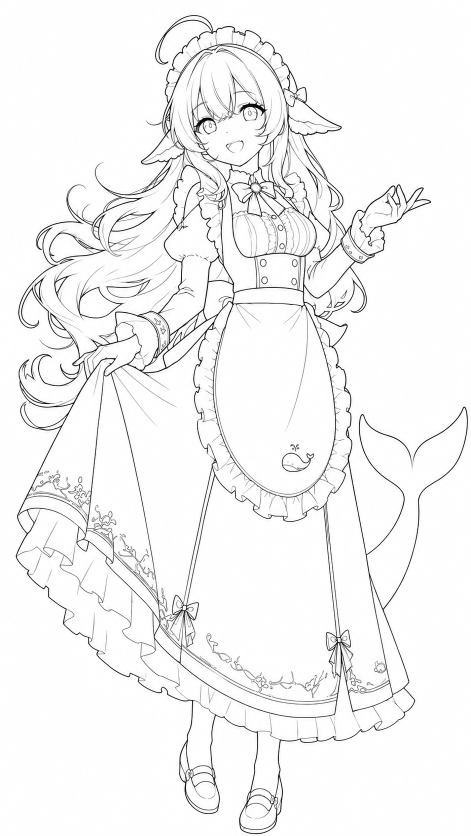
#> input picture assets/source/character-lineart.png, 941 x 1672 px, found by its file name (shown at 1/2 size)
$ python trace_ink.py
#> lines starting #> are read from the running program, lines starting #| are printed output that depends on the picture
# -*- coding: utf-8 -*-
"""把线稿矢量化成 SVG —— 自己做 **标量场** marching squares + Douglas-Peucker。

为什么要自己写：本机没有 skimage / scipy / opencv / potrace / vtracer
（实测全部 import 失败），所以轮廓提取与简化都手写，只依赖 numpy。

**为什么必须在灰度场上取 0.5 等值线，而不是先二值化再描边**：
线稿是抗锯齿的，笔画只有 2~4 px 宽。先 `g < 128` 二值化再沿像素格走轮廓，
轮廓只能落在「黑格与白格的中点」上，等于每条笔画左右各缩掉半个像素 ——
实测整幅墨量 3.29% → 2.56%，IoU 只有 **0.49**，线条肉眼可见地变细。
改成在**灰度覆盖率场**上做线性插值的 0.5 等值线，轮廓就能落在亚像素位置，
与抗锯齿边缘一致。

边的键（保证相邻两格算出的交点完全同一个）：
  - 横边（上下）：`H(y,x) = (y*W+x)*2`      连接像素 (x,y) 与 (x+1,y)，沿 x 参数化
  - 竖边（左右）：`V(y,x) = (y*W+x)*2+1`    连接像素 (x,y) 与 (x,y+1)，沿 y 参数化
格子 (x,y) 的四条边即 T=H(y,x)、B=H(y+1,x)、L=V(y,x)、R=V(y,x+1)。

用法：
    python trace_ink.py                 # eps=0.5
    python trace_ink.py 0.35 out.svg
"""
import math
import os
import sys

import numpy as np
from PIL import Image, ImageFilter

ROOT = r"E:\Agent项目\鲸元券"
PLATE_MODE = "--plate" in sys.argv
# ── 超采样倍数（仅墨版模式）──────────────────────────────────────────
# **矢量化栅格图不会自动变平滑**：轮廓是沿像素格边界走出来的折线，
# 放大 N 倍看就是 N 级台阶。所以墨版先 Lanczos 上采样再做等值线，
# 等值线落点是插值场的亚像素交点，折线逼近的是平滑曲线而不是像素阶梯；
# 最后把坐标除以 SUP 回到原视口。这是"矢量在放大后反而比位图难看"的解药。
SUP = 4
SMOOTH = 0.35      # 仅墨版模式：轻度各向同性预平滑（原图尺度）
ALONG = 3.0        # 仅墨版模式：沿排线方向的平均半径（原图尺度）
ANG = 0.62         # 排线方向（与 lineart_plate.py 的 ANG0 一致）
if PLATE_MODE:
    # 直接矢量化**票面用的墨版**（`lineart_plate.py` 的产物）：
    # 墨在 alpha 通道里，RGB 是单色墨色。这样矢量化出来的就是票面上那幅画本身。
    SRC = os.path.join(ROOT, "assets", "portrait", "portrait-lineart.png")
    OUT = os.path.join(ROOT, "assets", "portrait", "portrait-lineart.svg")
else:
    SRC = os.path.join(ROOT, "assets", "source", "character-lineart.png")
    OUT = os.path.join(ROOT, "assets", "portrait", "character-lineart.svg")
    SUP = 1

EPS = float(sys.argv[1]) if len(sys.argv) > 1 else 0.5
if len(sys.argv) > 2:
    OUT = sys.argv[2]
# ── 为什么要「多层等值线叠加」，而不是一条 0.5 等值线 ──────────────────
# 线稿是抗锯齿的，笔画**边缘是软的**（一条线的剖面大致是 0 → 1 → 0 的坡）。
# 单一等值线只能把这条坡切在一个位置，结果必然是「一整条硬边、内部纯色」——
# 线要么偏细、要么把细笔画整根丢掉（细笔画峰值覆盖率可能还不到 0.5）。
# 改成在若干档各出一条轮廓、逐层叠加、每层半透明：最深处叠加到接近全墨，
# 边缘只有最外一层 —— 软边就被还原出来了。
LEVELS = (0.18, 0.34, 0.52, 0.72)
# 每层的填充不透明度 —— **外层要低、内层要高**，这样从线边到线心才是
# 「浅 → 中 → 深 → 近全墨」的四级坡。四层都用同一个值会让整条线发灰。
LAYER_OPACITY = (0.40, 0.42, 0.52, 0.80)   # 累积 0.40 / 0.65 / 0.83 / 0.97

INK = "#1B2657"
MIN_AREA = 0.20         # 小于这个面积（px²）的碎点才丢；调大＝丢细节，别乱调

# 每个格子状态下轮廓穿过的两条边。位：TL=8 TR=4 BR=2 BL=1（1 = 墨）。
# 值里的字母是格子四条边：T 上、R 右、B 下、L 左。
SEGS = {
    1: ["LB"], 2: ["BR"], 3: ["LR"], 4: ["TR"],
    5: ["LT", "BR"], 6: ["TB"], 7: ["LT"],
    8: ["TL"], 9: ["TB"], 10: ["TR", "LB"], 11: ["TR"],
    12: ["LR"], 13: ["BR"], 14: ["LB"],
}


def edge_params(f, level):
    """算出每条边上的等值线交点参数 t（0~1），无交点处为 NaN。"""
    h, w = f.shape
    th = np.full((h, w - 1), np.nan, np.float32)      # 横边 H(y,x)：左边到右边
    tv = np.full((h - 1, w), np.nan, np.float32)      # 竖边 V(y,x)：上边到下边
    a = f[:, :-1]
    b = f[:, 1:]
    sel = (a - level) * (b - level) < 0
    th[sel] = ((level - a[sel]) / (b[sel] - a[sel]))
    a = f[:-1, :]
    b = f[1:, :]
    sel = (a - level) * (b - level) < 0
    tv[sel] = ((level - a[sel]) / (b[sel] - a[sel]))
    return th, tv


def build_segments(f, level):
    """返回线段端点键（两个 int64 数组）。"""
    h, w = f.shape
    inside = (f > level).astype(np.uint8)
    tl, tr = inside[:-1, :-1], inside[:-1, 1:]
    bl, br = inside[1:, :-1], inside[1:, 1:]
    state = (tl << 3) | (tr << 2) | (br << 1) | bl

    # 用「横边编号」与「竖边编号」两套键，两者加偏移区分
    NC = h * w
    K = {}

    def hkey(y, x):
        return y * (w - 1) + x

    def vkey(y, x):
        return NC + y * w + x

    ys, xs = np.nonzero(state)
    st = state[ys, xs]
    K["T"] = hkey(ys, xs)
    K["B"] = hkey(ys + 1, xs)
    K["L"] = vkey(ys, xs)
    K["R"] = vkey(ys, xs + 1)

    a_parts, b_parts = [], []
    for code, pairs in SEGS.items():
        sel = st == code
        if not sel.any():
            continue
        for pair in pairs:
            a_parts.append(K[pair[0]][sel])
            b_parts.append(K[pair[1]][sel])
    return np.concatenate(a_parts), np.concatenate(b_parts)


def link_loops(a_arr, b_arr):
    """把散线段接成闭合环。每个顶点度数恰好为 2。"""
    adj = {}
    for a, b in zip(a_arr.tolist(), b_arr.tolist()):
        adj.setdefault(a, []).append(b)
        adj.setdefault(b, []).append(a)

    loops = []
    while adj:
        start = next(iter(adj))
        loop = [start]
        cur = start
        while True:
            nbrs = adj.get(cur)
            if not nbrs:
                break
            nxt = nbrs.pop()
            if not nbrs:
                del adj[cur]
            other = adj.get(nxt)
            if other is not None:
                try:
                    other.remove(cur)
                except ValueError:
                    pass
                if not other:
                    del adj[nxt]
            loop.append(nxt)
            if nxt == start:
                break
            cur = nxt
        if len(loop) > 3:
            loops.append(loop)
    return loops


def keys_to_xy(keys, th, tv, h, w):
    """键 → 亚像素坐标（已减掉补边）。"""
    NC = h * w
    keys = np.asarray(keys, dtype=np.int64)
    horiz = keys < NC
    out = np.zeros((len(keys), 2), np.float64)
    # 横边
    k = keys[horiz]
    y, x = np.divmod(k, w - 1)
    out[horiz, 0] = x + np.nan_to_num(th[y, x], nan=0.5)
    out[horiz, 1] = y
    # 竖边
    k = keys[~horiz] - NC
    y, x = np.divmod(k, w)
    out[~horiz, 0] = x
    out[~horiz, 1] = y + np.nan_to_num(tv[y, x], nan=0.5)
    out -= 1.0          # 减掉补边
    return out


def _dp(p, eps):
    n = len(p)
    if n < 3:
        return p
    keep = np.zeros(n, bool)
    keep[0] = keep[-1] = True
    stack = [(0, n - 1)]
    while stack:
        i, j = stack.pop()
        if j <= i + 1:
            continue
        a, b = p[i], p[j]
        v = b - a
        L = float(np.hypot(*v))
        seg = p[i + 1:j]
        if L < 1e-9:
            dist = np.hypot(*(seg - a).T)
        else:
            dist = np.abs(v[0] * (seg[:, 1] - a[1]) - v[1] * (seg[:, 0] - a[0])) / L
        k = int(np.argmax(dist))
        if dist[k] > eps:
            m = i + 1 + k
            keep[m] = True
            stack.append((i, m))
            stack.append((m, j))
    return p[keep]


def simplify(pts, eps):
    """闭合环先在距起点最远点处切成两段，避免首尾重合导致 DP 退化。"""
    n = len(pts)
    if n < 4:
        return pts
    d = np.hypot(*(pts - pts[0]).T)
    far = int(np.argmax(d))
    if far == 0:
        return pts
    r1 = _dp(pts[:far + 1], eps)
    r2 = _dp(np.vstack([pts[far:], pts[:1]]), eps)
    return np.vstack([r1[:-1], r2[:-1]])


def _along_blur(f, ang, k):
    """只沿排线方向做平均（各向异性平滑）。

    各向同性模糊会把排线本身糊成一团（试过 1.20 px，排线变成斑块）。
    但锯齿的来源是**对角线在像素格上的台阶**——它同时沿着线和横跨线，
    只在"沿线的方向"平均就足以把台阶抹成一条平滑的边，而横跨线的
    陡峭剖面（这才是线看起来"锐"的原因）原样保留。
    """
    if k <= 0:
        return f
    dx, dy = math.cos(ang), math.sin(ang)
    pad = k + 1
    g = np.pad(f, pad, mode="edge")
    acc = np.zeros_like(g)
    n = 0
    for i in range(-k, k + 1):
        sx, sy = int(round(i * dx)), int(round(i * dy))
        acc += np.roll(np.roll(g, sy, axis=0), sx, axis=1)
        n += 1
    return acc[pad:pad + f.shape[0], pad:pad + f.shape[1]] / n


def main():
    global INK
    if PLATE_MODE:
        rgba = Image.open(SRC).convert("RGBA")
        if SUP > 1:
            rgba = rgba.resize((rgba.width * SUP, rgba.height * SUP), Image.LANCZOS)
        arr = np.asarray(rgba)
        f = arr[..., 3].astype(np.float32) / 255.0      # 墨量在 alpha 里
        # 超采样解决不了台阶：真正的噪声源是墨版自身在**像素尺度上就有的抖动**
        # （排线网点 + alpha 门控）。沿排线方向做各向异性平滑把它抹平，
        # 横跨线的陡峭剖面（线为什么看起来"锐"）原样保留。
        if SUP > 1:
            if SMOOTH > 0:
                f = np.asarray(Image.fromarray((f * 255).astype(np.uint8))
                               .filter(ImageFilter.GaussianBlur(SMOOTH))).astype(np.float32) / 255.0
            if ALONG > 0:
                f = _along_blur(f, ANG, int(round(ALONG * SUP)))
        # 取墨色要看**全不透明**的像素，阈值低了会被半透明的抗锯齿边拉偏
        full = arr[..., 3] > 250
        INK = "#%02X%02X%02X" % tuple(arr[..., :3][full].mean(axis=0).round().astype(int))
        size = (rgba.width // SUP, rgba.height // SUP)
    else:
        im = Image.open(SRC).convert("L")
        f = 1.0 - np.asarray(im).astype(np.float32) / 255.0
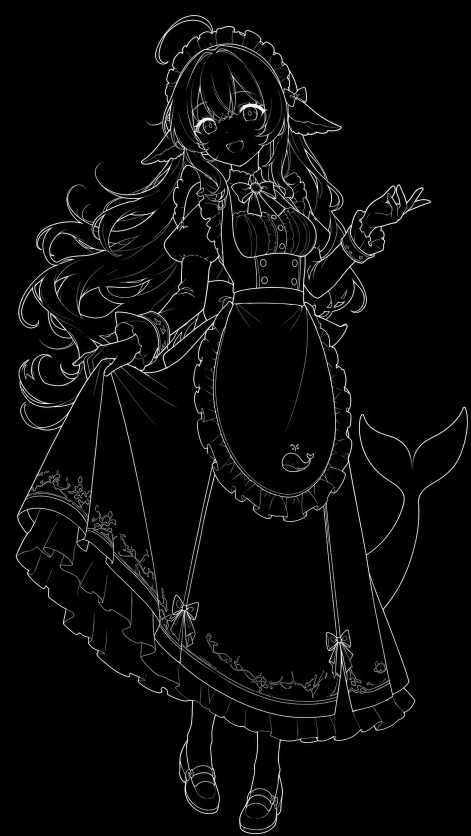
#> f: shape (1672, 941) float32 (shown at 1/2 size); min 0, max 1, mean 0.0418
        size = im.size
#> size = (941, 1672)
    print("source %s %s  mean ink %.2f%%  ink color %s"
          % (size, "plate" if PLATE_MODE else "raw", 100.0 * f.mean(), INK))
#| source (941, 1672) raw  mean ink 4.18%  ink color #1B2657

    f = np.pad(f, 1, constant_values=0.0)
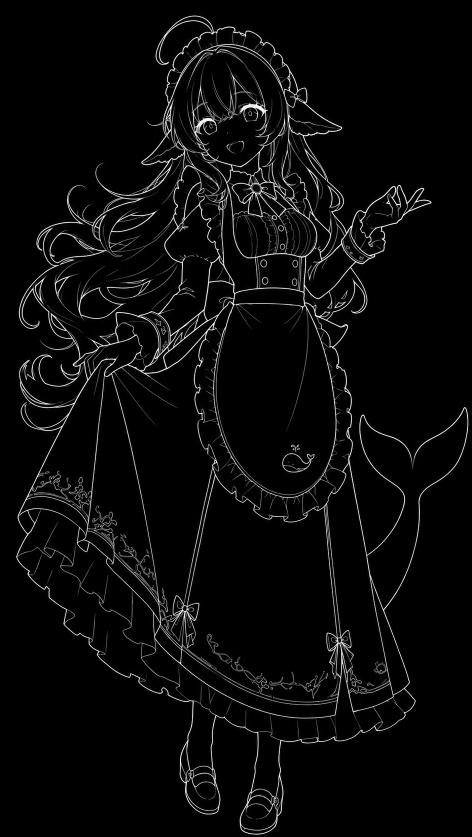
#> f: shape (1674, 943) float32 (shown at 1/2 size); min 0, max 1, mean 0.0417
    h, w = f.shape
#> h = 1674; w = 943
    w0, h0 = size
#> w0 = 941; h0 = 1672

    layers = []
    for level in LEVELS:
        th, tv = edge_params(f, level)
        a_arr, b_arr = build_segments(f, level)
        loops = link_loops(a_arr, b_arr)

        paths, npts = [], 0
        for lp in loops:
            pts = keys_to_xy(lp[:-1], th, tv, h, w)
            if len(pts) < 3:
                continue
            area = 0.5 * abs(np.dot(pts[:, 0], np.roll(pts[:, 1], -1))
                             - np.dot(pts[:, 1], np.roll(pts[:, 0], -1)))
            if area < MIN_AREA:
                continue
            s = simplify(pts, EPS)
            if len(s) < 3:
                continue
            npts += len(s)
            s = (s - 1.0) / SUP          # 去掉补边，再回到原视口尺度
            paths.append("M" + " ".join("%.2f %.2f" % (px, py) for px, py in s) + "Z")
        layers.append("".join(paths))
        print("  level %.2f  segments %6d  contours %5d  kept %5d  points %6d"
              % (level, len(a_arr), len(loops), len(paths), npts))
#> this loop made 4 passes
#|   level 0.18  segments 115076  contours  1215  kept   777  points  12148
#|   level 0.34  segments 107284  contours  1386  kept   782  points  11893
#|   level 0.52  segments  88398  contours  1484  kept   656  points   9353
#|   level 0.72  segments  67578  contours  1411  kept   447  points   6898
#> pass 1, in edge_params, `a = f[:, :-1]`:
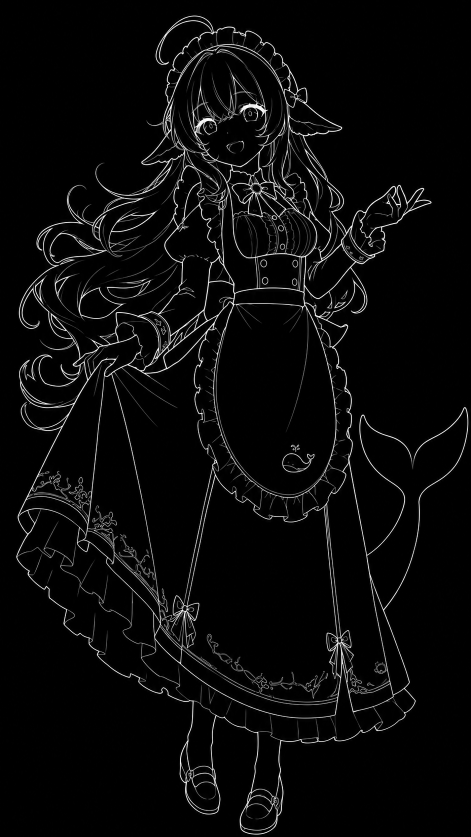
#> a: shape (1674, 942) float32 (shown at 1/2 size); min 0, max 1, mean 0.0417
#> pass 1, in edge_params, `sel = (a - level) * (b - level) < 0`:
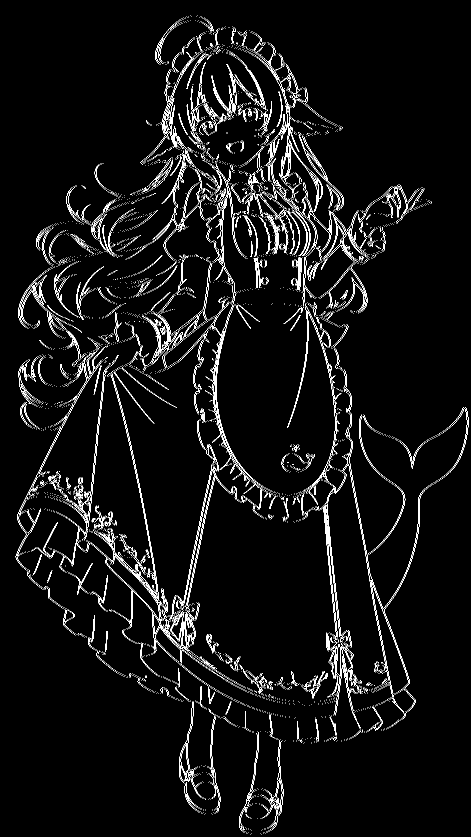
#> sel: shape (1674, 942) bool (shown at 1/2 size); 4.1% white in thin lines or dots

    # 每层一个独立 <path>：同一 path 内 evenodd 会互相抵消，分层才能叠加
    body = "".join('<path fill="%s" fill-opacity="%.2f" fill-rule="evenodd" d="%s"/>'
                   % (INK, LAYER_OPACITY[i], d) for i, d in enumerate(layers))
    svg = ('<svg xmlns="http://www.w3.org/2000/svg" viewBox="0 0 %d %d">%s</svg>'
           % (w0, h0, body))
    with open(OUT, "w", encoding="utf-8") as fh:
        fh.write(svg)
    print("written: %s  %d chars" % (OUT, len(svg)))
#| written: E:\Agent项目\鲸元券/assets/portrait/character-lineart.svg  575874 chars


if __name__ == "__main__":
    main()
